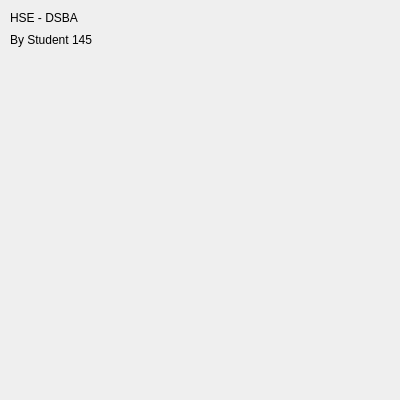
<?xml version="1.0" encoding="UTF-8"?>
<ui version="4.0">
 <class>AboutWindow</class>
 <widget class="QDialog" name="AboutWindow">
  <property name="geometry">
   <rect>
    <x>0</x>
    <y>0</y>
    <width>400</width>
    <height>400</height>
   </rect>
  </property>
  <property name="minimumSize">
   <size>
    <width>400</width>
    <height>400</height>
   </size>
  </property>
  <property name="maximumSize">
   <size>
    <width>400</width>
    <height>400</height>
   </size>
  </property>
  <property name="windowTitle">
   <string>Dialog</string>
  </property>
  <widget class="QLabel" name="label">
   <property name="geometry">
    <rect>
     <x>10</x>
     <y>10</y>
     <width>101</width>
     <height>16</height>
    </rect>
   </property>
   <property name="text">
    <string>HSE - DSBA</string>
   </property>
  </widget>
  <widget class="QLabel" name="label_2">
   <property name="geometry">
    <rect>
     <x>10</x>
     <y>32</y>
     <width>111</width>
     <height>16</height>
    </rect>
   </property>
   <property name="text">
    <string>By Student 145</string>
   </property>
  </widget>
 </widget>
 <resources/>
 <connections/>
</ui>
